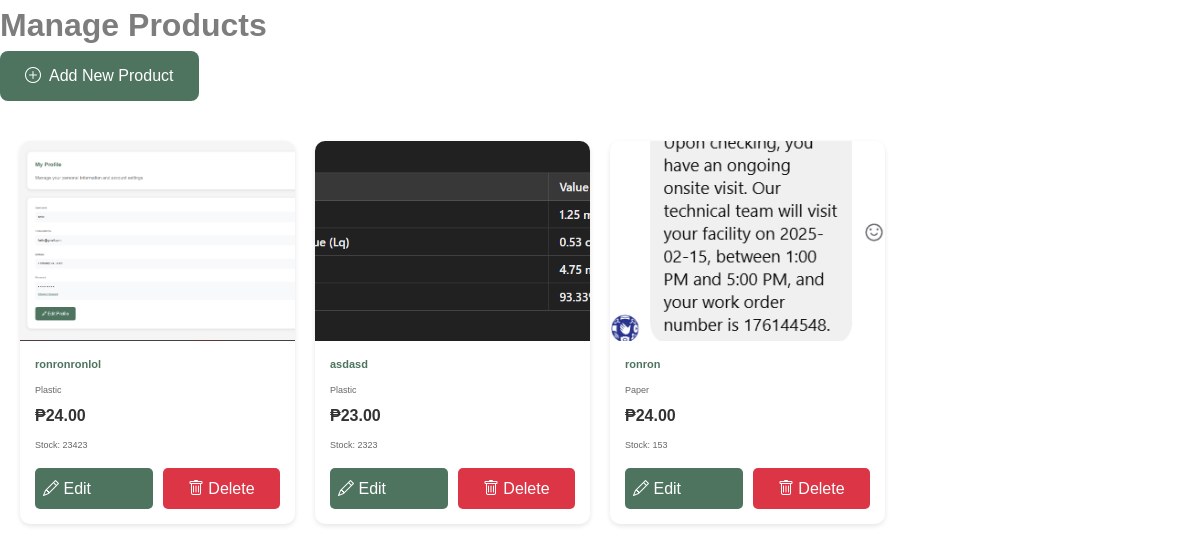
The app's page /RecyloFolder/Recyclo/seller/manage_products.php (signed in) with its own data.
### tables this page shows
CREATE TABLE `products` (
  `product_id` int(11) NOT NULL,
  `category_id` int(11) DEFAULT NULL,
  `seller_id` int(11) DEFAULT NULL,
  `product_name` varchar(255) NOT NULL,
  `description` text DEFAULT NULL,
  `price` decimal(10,2) NOT NULL,
  `quantity` int(11) NOT NULL,
  `product_image` varchar(255) DEFAULT NULL,
  `status` enum('active','inactive','deleted') DEFAULT 'active',
  `created_at` timestamp NOT NULL DEFAULT current_timestamp(),
  `updated_at` timestamp NOT NULL DEFAULT current_timestamp() ON UPDATE current_timestamp()
);

CREATE TABLE `categories` (
  `category_id` int(11) NOT NULL,
  `category_name` varchar(100) NOT NULL,
  `created_at` timestamp NOT NULL DEFAULT current_timestamp(),
  `updated_at` timestamp NOT NULL DEFAULT current_timestamp() ON UPDATE current_timestamp()
);

### RecyloFolder/Recyclo/seller/manage_products.php (the view, shortened to what this page needs)
<?php
require_once '../config/database.php';
$user_id = $_SESSION['user_id'];
$seller_check = $conn->prepare("SELECT * FROM sellers WHERE user_id = ? AND status = 'approved'");
$seller_check->bind_param("i", $user_id);
$seller_check->execute();
$seller = $seller_check->get_result()->fetch_assoc();
$products_query = $conn->prepare("
    SELECT p.*, c.category_name
    FROM products p
    LEFT JOIN categories c ON p.category_id = c.category_id
    WHERE p.seller_id = ? AND p.status != 'deleted'
    ORDER BY p.created_at DESC
");
$products_query->bind_param("i", $seller['id']);
$products_query->execute();
$products = $products_query->get_result();
?>
<!DOCTYPE html>
<html lang="en">
<head>
    <link rel="stylesheet" href="../assets/css/style.css">
    <link href="https://cdn.jsdelivr.net/npm/bootstrap-icons/font/bootstrap-icons.css" rel="stylesheet">
</head>
<body>
    <div class="seller-dashboard">
        <div class="main-content">
            <h1>Manage Products</h1>
            <a href="add_product.php" class="add-product-btn">
                <i class="bi bi-plus-circle"></i> Add New Product
            </a>
            <div class="products-grid">
                <?php while($product = $products->fetch_assoc()): ?>
                    <div class="product-card">
                        <img src="../<?php echo htmlspecialchars($product['product_image']); ?>"
                             alt="<?php echo htmlspecialchars($product['product_name']); ?>"
                             class="product-image">
                        <div class="product-info">
                            <h3 class="product-name"><?php echo htmlspecialchars($product['product_name']); ?></h3>
                            <p class="product-category"><?php echo htmlspecialchars($product['category_name']); ?></p>
                            <p class="product-price">₱<?php echo number_format($product['price'], 2); ?></p>
                            <p class="product-stock">Stock: <?php echo $product['quantity']; ?></p>
                            <div class="action-buttons">
                                <a href="edit_product.php?id=<?php echo $product['product_id']; ?>"
                                   class="btn-edit">
                                    <i class="bi bi-pencil"></i> Edit
                                </a>
                                <button onclick="deleteProduct(<?php echo $product['product_id']; ?>)"
                                        class="btn-delete">
                                    <i class="bi bi-trash"></i> Delete
                                </button>
                            </div>
                        </div>
                    </div>
                <?php endwhile; ?>
            </div>
        </div>
    </div>
</body>
</html>

### RecyloFolder/Recyclo/assets/css/style.css (style rules this page uses)
:root { --hoockers-green_20: hsl(148, 20%, 38%, 0.2); --pale-spring-bud: hsl(60, 68%, 85%); --hoockers-green: hsl(148, 20%, 38%); --spanish-gray: hsl(0, 0%, 61%); --light-gray: hsl(0, 0%, 80%); --cultured-1: hsl(0, 0%, 97%); --cultured-2: hsl(60, 6%, 93%); --gray-web: hsl(0, 0%, 49%); --white_30: hsl(0, 0%, 100%, 0.3); --black_70: hsla(0, 0%, 0%, 0.7); --black_50: hsla(0, 0%, 0%, 0.5); --black_15: hsla(0, 0%, 0%, 0.15); --black_10: hsla(0, 0%, 0%, 0.1); --black_5: hsla(0, 0%, 0%, 0.05); --white: hsl(0, 0%, 100%); --black: hsl(0, 0%, 0%); --gradient: linear-gradient(to right, transparent 50%, var(--white_30) 100%); --ff-urbanist: 'Urbanist', sans-serif; --fs-1: 4.8rem; --fs-2: 4rem; --fs-3: 3.4rem; --fs-4: 2.4rem; --fs-5: 2rem; --fs-6: 1.8rem; --fs-7: 1.5rem; --fs-8: 1.4rem; --fs-9: 1.3rem; --fw-400: 400; --fw-500: 500; --fw-600: 600; --fw-700: 700; --fw-800: 800; --section-padding: 35px; --shadow-1: 0 8px 16px var(--black_15); --shadow-2: 0 4px 10px var(--black_5); --radius-3: 3px; --transition-1: 0.25s ease; --transition-2: 0.5s ease; --transition-3: 1s ease; --cubic-in: cubic-bezier(0.51, 0.03, 0.64, 0.28); --cubic-out: cubic-bezier(0.33, 0.85, 0.4, 0.96); --primary-green: #3C6255; --secondary-green: #61876E; --accent-green: #A6BB8D; --hover-green: #335249; --bg-gradient: linear-gradient(-45deg, var(--primary-green) 0%, var(--accent-green) 100%); }
*, *::before, *::after { margin: 0; padding: 0; box-sizing: border-box; }
a, img, span, input, button, ion-icon { display: block; }
a { text-decoration: none; color: inherit; }
img { height: auto; }
input, button { background: none; border: none; font: inherit; }
button { cursor: pointer; }
html { font-family: var(--ff-urbanist); font-size: 10px; scroll-behavior: smooth; }
body { background-color: var(--white); color: var(--gray-web); font-size: 1.6rem; font-weight: var(--fw-500); line-height: 1.6; min-height: 100vh; display: flex; flex-direction: column; }
@media (min-width: 768px) { :root { --fs-1: 5.6rem; } }
@media (min-width: 992px) { :root { --section-padding: 50px; } }
body { min-height: 100vh; display: flex; flex-direction: column; }

### RecyloFolder/Recyclo/seller/manage_products.php (style rules this page uses)
.products-grid { display: grid; grid-template-columns: repeat(auto-fill, minmax(250px, 1fr)); gap: 20px; padding: 20px; }
.product-card { background: white; border-radius: 10px; box-shadow: 0 2px 5px rgba(0,0,0,0.1); overflow: hidden; transition: transform 0.3s ease; }
.product-image { width: 100%; height: 200px; object-fit: cover; }
.product-info { padding: 15px; }
.product-name { font-size: 1.1rem; font-weight: 600; margin-bottom: 10px; color: var(--hoockers-green); }
.product-category { color: #666; font-size: 0.9rem; margin-bottom: 5px; }
.product-price { font-weight: 600; color: #333; margin-bottom: 10px; }
.product-stock { color: #666; font-size: 0.9rem; margin-bottom: 15px; }
.action-buttons { display: flex; gap: 10px; margin-top: 10px; }
.btn-edit, .btn-delete { flex: 1; padding: 8px; border: none; border-radius: 5px; cursor: pointer; transition: all 0.3s ease; }
.btn-edit { background: var(--hoockers-green); color: white; }
.btn-delete { background: #dc3545; color: white; }
.add-product-btn { display: inline-flex; align-items: center; gap: 8px; background: var(--hoockers-green); color: white; padding: 12px 25px; border-radius: 8px; text-decoration: none; margin-bottom: 20px; transition: all 0.3s ease; }

### records on screen
products: product_image (picture), product_name "ronronronlol", category.category_name "Plastic", price "24.00", quantity "23423"
products: product_image (picture), product_name "asdasd", category.category_name "Plastic", price "23.00", quantity "2323"
products: product_image (picture), product_name "ronron", category.category_name "Paper", price "24.00", quantity "153"
